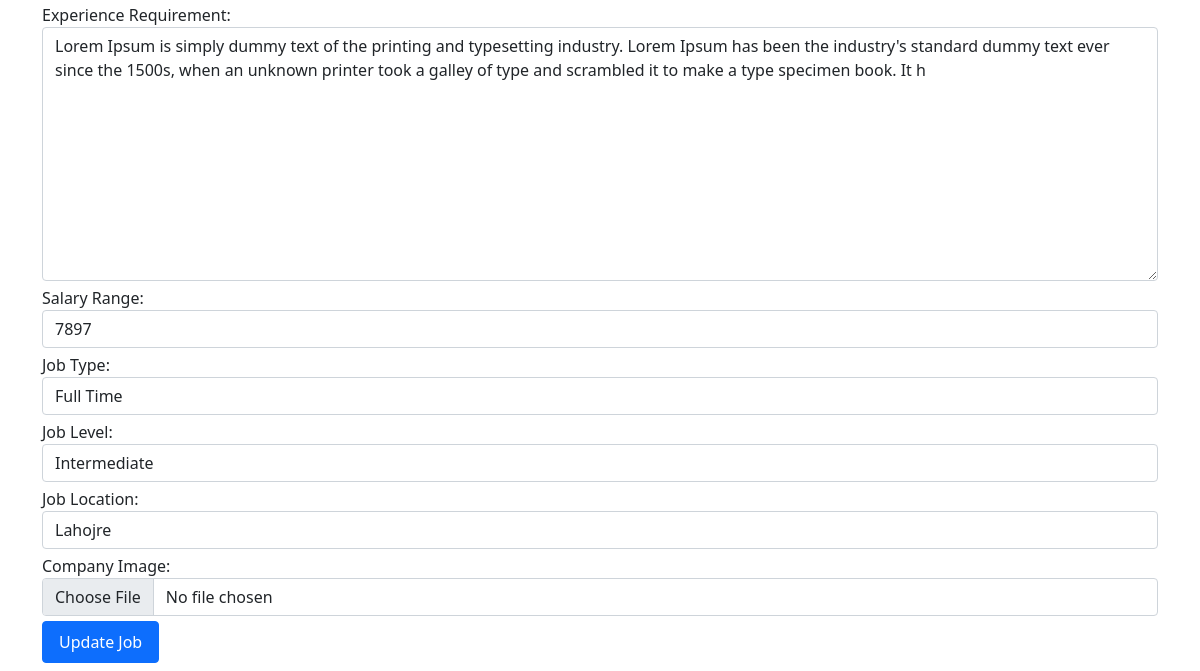
Before: /jobs/job/edit/software/ (lower part) with the older database file.
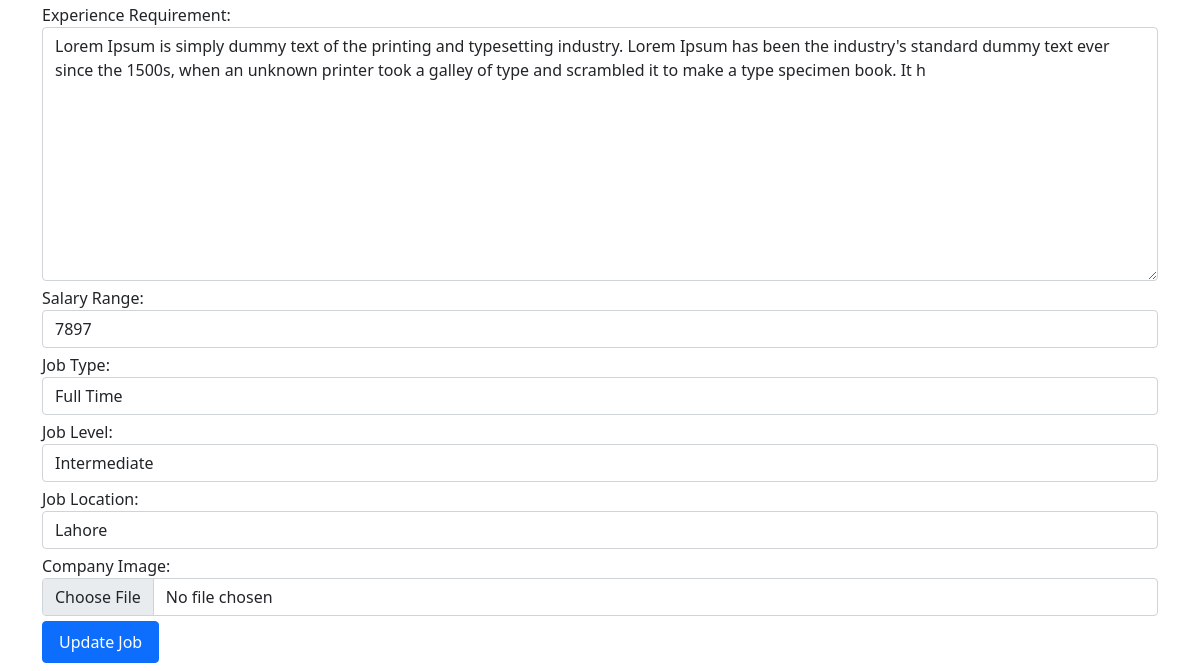
After: the same page with the newer database file.
### jobs/models.py (models this page shows)
class newJob(models.Model):
    JobType=[
        ('Full Time', 'Full Time'),
        ('Part Time', 'Part Time'),
        ('Internship', 'Internship'),
        ('Temporary', 'Temporary'),
        ('Contract', 'Contract'),
    ]
    JobLevel=[
        ('Beginner', 'Beginner'),
        ('Intermediate', 'Intermediate'),
        ('Advanced', 'Advanced'),
    ]
    jobTitle=models.CharField(max_length=50, blank=False, null=False, default=None)
    jobDescription=models.CharField(max_length=250,null=False, blank=True)
    skillsRequirement=models.CharField(max_length=250,blank=False, default=None, null=False)
    experienceRequirement=models.CharField(max_length=250,blank=False, default=None, null=True)
    educationRequirement=models.CharField(max_length=250,blank=False, default=None, null=False)
    jobLocation=models.CharField(max_length=100, blank=False, null=False)
    salaryRange=models.IntegerField(blank=True, null=False)
    companyName=models.CharField(max_length=40, blank=True, null=False)
    jobLevel=models.CharField(choices=JobLevel, max_length=40, null=False, blank=False, default="Intermediate")
    jobType=models.CharField(choices=JobType, max_length=40, null=False, blank=False, default="Full Time")
    companyDescription=models.CharField(max_length=250,blank=False, default=None, null=False)
    postJobSlug=AutoSlugField(populate_from="jobTitle", unique=True, null=True, default=None)
    companyImage=models.ImageField(upload_to='company_image/')

### jobs/views.py (the view)
# urls.py: path('job/edit/<slug>/', views.EditJob, name='editjob'),
def EditJob(request, slug):
    try:
        slug=slug
        get_job= newJob.objects.get(postJobSlug=slug)
        if(get_job):
            form=CreateJob(instance=get_job)
            return render(request, 'create_job/editjob.html', {'form':form, "job":get_job})
        else:
            messages.error(request, "Professional details can not be load to edit now!")
            return redirect('/jobs/createjob')
    except:
        messages.error(request, "Some kind of internal error.")
        return redirect("/jobs/createjob")

### templates/create_job/editjob.html (shortened to what this page needs)
{% extends '../base.html'%} {% block content %}
<div class="container">
    <div class="row d-flex justify-content-center createjob_container">
        <div class="col-md-12 createjob_area mt-3">
            {% if job %}
            <form action="/jobs/job/edited/{{job.postJobSlug}}/" method="post" enctype="multipart/form-data" class="createjob_form my-2">
                {{form.as_p}}
                <div class="createjob_form_btn">
                    <button type="submit" class="btn btn-primary py-2 px-3">Update Job</button>
                </div>
            </form>
            {% endif  %}
        </div>
    </div>
</div>
{% endblock %}

Changed rows visible on the page:
changed newJob "Full Time": jobLocation "Lahojre" → "Lahore"
